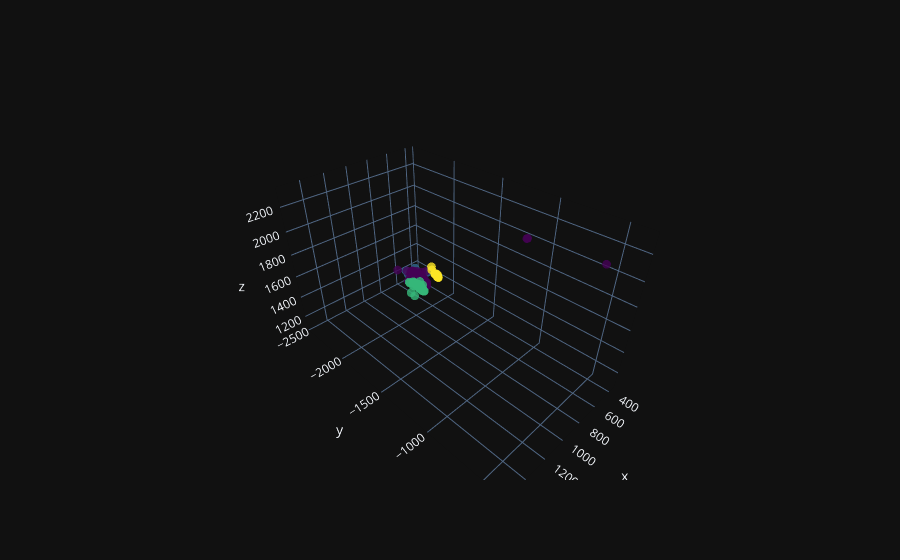

Notebook code cell kept with this figure:
### Code cell
# Plot an event example - to show how highly granular the calorimeter is
import plotly
import plotly.graph_objects as go
import plotly.offline as pyo
from plotly.subplots import make_subplots
xhits, yhits, zhits = g.ndata["h"][:, 0], g.ndata["h"][:, 1], g.ndata["h"][:, 2]
color = g.ndata["particle_number"]
color_hittype = g.ndata["hit_type"]#.argmax(dim=1)
color_ht1 = []
for i in color_hittype:
    if i == 2:
        color_ht1.append("red")
    else:
        color_ht1.append("blue") # HCAL
# plot a 3d scatter plot with plotly
# color by particle


import plotly.express as px
#fig = px.scatter_3d(x=xhits, y=yhits, z=zhits, color=color_hittype, marker=dict(size=10))
fig = go.Figure(data=[go.Scatter3d(
    x=xhits,
    y=yhits,
    z=zhits,
    mode='markers',
    marker=dict(
        size=3,
        color=color,
        colorscale='Viridis',
        opacity=0.8
    )
)])
fig.show()
#fig.write_html("/eos/home-g/gkrzmanc/summ_results/3d_scatter_example_event.html")

### Figure 1 — Plotly figure (JSON) as saved in the notebook; plotly's stock layout.template omitted (floating-point values rounded to 4 significant figures; data arrays with more than 128 entries replaced by an {"elided": "..."} marker saying what was removed)
{"data": [{"marker": {"color": {"elided": "752 float values"}, "colorscale": [[0.0, "#440154"], [0.1111, "#482878"], [0.2222, "#3e4989"], [0.3333, "#31688e"], [0.4444, "#26828e"], [0.5556, "#1f9e89"], [0.6667, "#35b779"], [0.7778, "#6ece58"], [0.8889, "#b5de2b"], [1.0, "#fde725"]], "opacity": 0.8, "size": 3}, "mode": "markers", "x": {"elided": "752 float values"}, "y": {"elided": "752 float values"}, "z": {"elided": "752 float values"}, "type": "scatter3d"}], "layout": {}}
